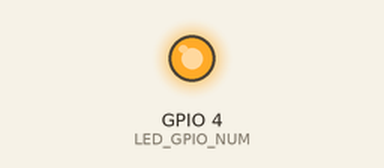
Recording of a program running on a simulated ESP32. Parts: output pins drawn as LEDs (lit = HIGH). The camera gives no picture; what the program prints to the serial monitor is not drawn.

Above: at 16.7 s.
At 30.12 s:
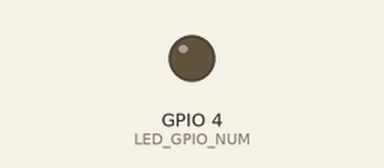
Timing chart, 0 to 42.7 s (numbered marks = the images above):
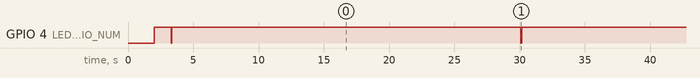

The program:

main.cpp
```cpp
// ESP32-CAM ESP-NOW Transmitter
// Sends photos wirelessly to base station (no WiFi router needed!)

#include <esp_now.h>
#include <WiFi.h>
#include "esp_camera.h"

// AI-Thinker ESP32-CAM pins
#define PWDN_GPIO_NUM     32
#define XCLK_GPIO_NUM      0
#define SIOD_GPIO_NUM     26
#define SIOC_GPIO_NUM     27
#define Y9_GPIO_NUM       35
#define Y8_GPIO_NUM       34
#define Y7_GPIO_NUM       39
#define Y6_GPIO_NUM       36
#define Y5_GPIO_NUM       21
#define Y4_GPIO_NUM       19
#define Y3_GPIO_NUM       18
#define Y2_GPIO_NUM        5
#define VSYNC_GPIO_NUM    25
#define HREF_GPIO_NUM     23
#define PCLK_GPIO_NUM     22
#define LED_GPIO_NUM       4

// CHANGE THIS to your base station MAC address
// Format: {0xAA, 0xBB, 0xCC, 0xDD, 0xEE, 0xFF}
uint8_t baseMacAddress[] = {0xFF, 0xFF, 0xFF, 0xFF, 0xFF, 0xFF};

#define CHUNK_SIZE 200  // ESP-NOW max is ~250 bytes

void onSent(const uint8_t *mac_addr, esp_now_send_status_t status) {
  // Callback after send
}

bool initCamera() {
  camera_config_t cfg;
  cfg.ledc_channel = LEDC_CHANNEL_0;
  cfg.ledc_timer = LEDC_TIMER_0;
  cfg.pin_pwdn = PWDN_GPIO_NUM;
  cfg.pin_reset = -1;
  cfg.pin_xclk = XCLK_GPIO_NUM;
  cfg.pin_sccb_sda = SIOD_GPIO_NUM;
  cfg.pin_sccb_scl = SIOC_GPIO_NUM;
  cfg.pin_d7 = Y9_GPIO_NUM;
  cfg.pin_d6 = Y8_GPIO_NUM;
  cfg.pin_d5 = Y7_GPIO_NUM;
  cfg.pin_d4 = Y6_GPIO_NUM;
  cfg.pin_d3 = Y5_GPIO_NUM;
  cfg.pin_d2 = Y4_GPIO_NUM;
  cfg.pin_d1 = Y3_GPIO_NUM;
  cfg.pin_d0 = Y2_GPIO_NUM;
  cfg.pin_vsync = VSYNC_GPIO_NUM;
  cfg.pin_href = HREF_GPIO_NUM;
  cfg.pin_pclk = PCLK_GPIO_NUM;
  cfg.xclk_freq_hz = 20000000;
  cfg.pixel_format = PIXFORMAT_JPEG;
  cfg.frame_size = FRAMESIZE_VGA;  // 640x480
  cfg.jpeg_quality = 15;
  cfg.fb_count = 1;

  return (esp_camera_init(&cfg) == ESP_OK);
}

void sendPhoto() {
  digitalWrite(LED_GPIO_NUM, LOW);  // LED on
  camera_fb_t *fb = esp_camera_fb_get();
  digitalWrite(LED_GPIO_NUM, HIGH); // LED off

  if (!fb) {
    Serial.println("Capture failed!");
    return;
  }

  Serial.printf("Sending %d bytes...\n", fb->len);

  // Send START packet
  char startMsg[32];
  sprintf(startMsg, "START:%d", fb->len);
  esp_now_send(baseMacAddress, (uint8_t*)startMsg, strlen(startMsg));
  delay(50);

  // Send photo in chunks
  int sent = 0;
  while (sent < fb->len) {
    int chunk = min(CHUNK_SIZE, (int)fb->len - sent);
    esp_err_t result = esp_now_send(baseMacAddress, fb->buf + sent, chunk);
    if (result == ESP_OK) {
      sent += chunk;
      Serial.print(".");
      delay(20);  // Small delay between packets
    } else {
      Serial.print("X");
      delay(50);
    }
  }

  // Send END packet
  delay(50);
  esp_now_send(baseMacAddress, (uint8_t*)"END", 3);

  esp_camera_fb_return(fb);
  Serial.printf("\nSent %d bytes!\n", sent);
}

void setup() {
  Serial.begin(115200);
  delay(2000);

  pinMode(LED_GPIO_NUM, OUTPUT);
  digitalWrite(LED_GPIO_NUM, HIGH);

  Serial.println("\n=== ESP32-CAM ESP-NOW ===");

  // Init camera
  if (!initCamera()) {
    Serial.println("Camera init failed!");
    return;
  }
  Serial.println("Camera OK");

  // Set WiFi to station mode
  WiFi.mode(WIFI_STA);

  // Print own MAC
  Serial.print("Camera MAC: ");
  Serial.println(WiFi.macAddress());

  // Init ESP-NOW
  if (esp_now_init() != ESP_OK) {
    Serial.println("ESP-NOW init failed!");
    return;
  }

  // Register peer (base station)
  esp_now_peer_info_t peerInfo;
  memcpy(peerInfo.peer_addr, baseMacAddress, 6);
  peerInfo.channel = 0;
  peerInfo.encrypt = false;

  if (esp_now_add_peer(&peerInfo) != ESP_OK) {
    Serial.println("Failed to add peer!");
    return;
  }

  esp_now_register_send_cb(onSent);

  Serial.println("Ready! Press RESET to send photo");

  // Auto-send on boot
  delay(1000);
  sendPhoto();
}

void loop() {
  // Send photo every 30 seconds
  static unsigned long lastSend = 0;
  if (millis() - lastSend > 30000) {
    sendPhoto();
    lastSend = millis();
  }
  delay(100);
}
```

Measured:
- by itself, GPIO 4 (LED_GPIO_NUM): alternates HIGH for 30.1 s and LOW for 0.06 s
